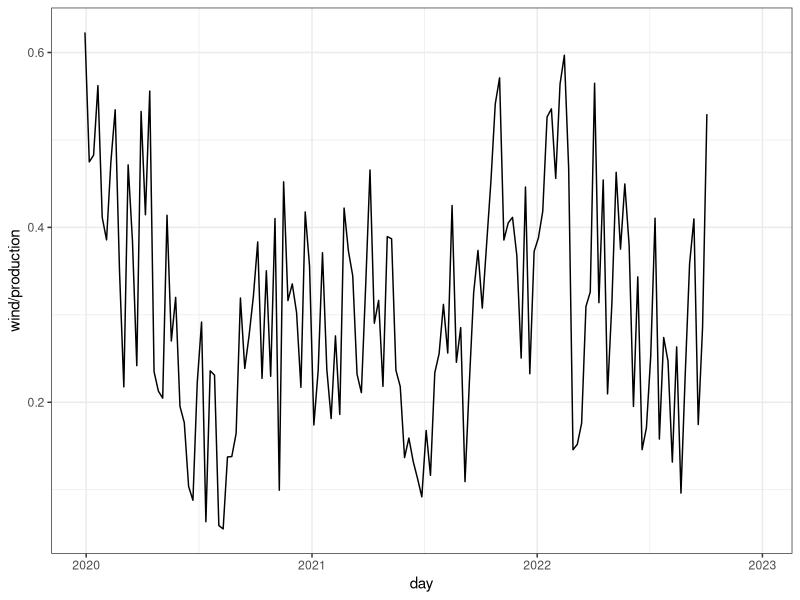
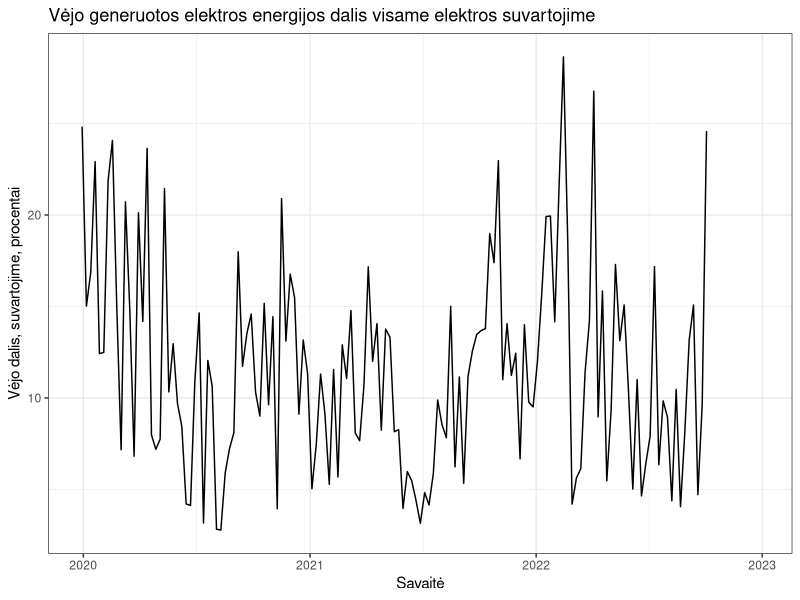
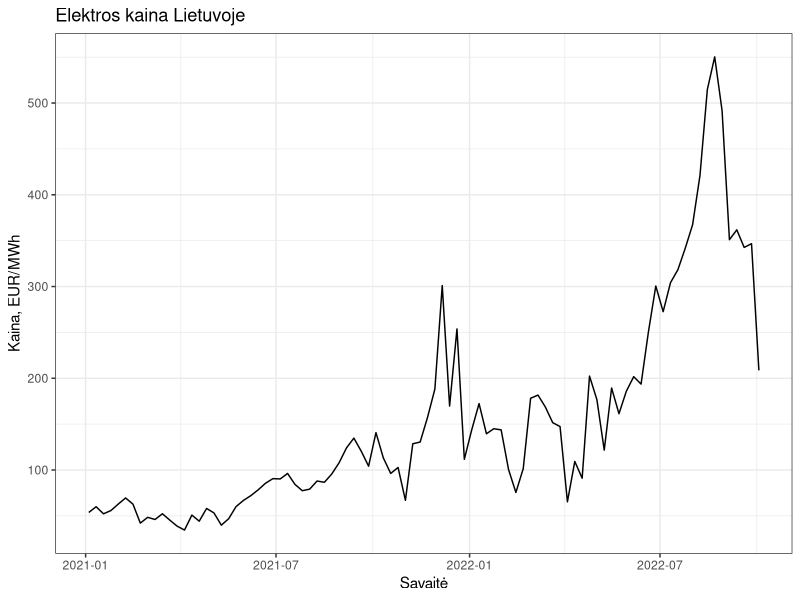
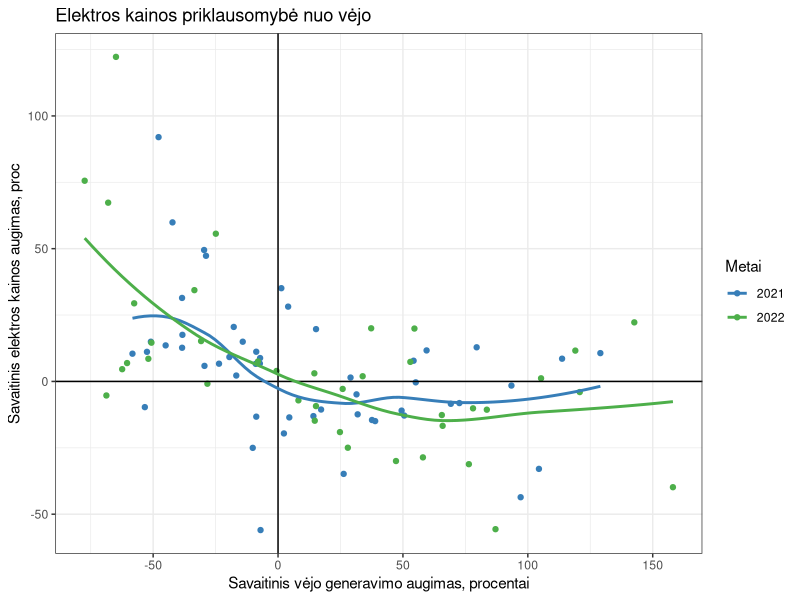

Generate these figures, in order, with R:
## ---- chunk 1
library(dplyr)
library(ggplot2)
library(lubridate)
## ---- chunk 2
edt <- read.csv("data/energy_data.csv") %>% mutate(day = ymd(day)) %>% 
    mutate(wg = 100*(wind/lag(wind)-1), pg = 100*(price/lag(price)-1))
## ---- chunk 3
ggplot(aes(x = day, y = wind/production), data = edt) + geom_line() + theme_bw()
    
## ---- chunk 4
ggplot(aes(x = day, y = 100*wind/consumption), data = edt) + geom_line() + theme_bw() +
    labs(x = "Savaitė", y = "Vėjo dalis, suvartojime, procentai", title = "Vėjo generuotos elektros energijos dalis visame elektros suvartojime")
## ---- chunk 5
ggplot(aes(x = day, y = price), data = edt %>% filter(!is.na(price))) + geom_line() + theme_bw() + 
    labs(x = "Savaitė", y = "Kaina, EUR/MWh", title = "Elektros kaina Lietuvoje")
## ---- chunk 6
ggplot(aes(x = wg, y = pg, colour = Metai), data = edt %>% filter(!is.na(price)) %>% mutate(Metai = as.character(year))) +geom_point()+ theme_bw()+geom_hline(yintercept = 0) +
    geom_vline(xintercept = 0 )+ geom_smooth(se = FALSE)+
    scale_colour_manual(values =  RColorBrewer::brewer.pal(3, "Set1")[2:3]) + 
    labs(x = "Savaitinis vėjo generavimo augimas, procentai",  y = "Savaitinis elektros kainos augimas, proc", title = "Elektros kainos priklausomybė nuo vėjo")
